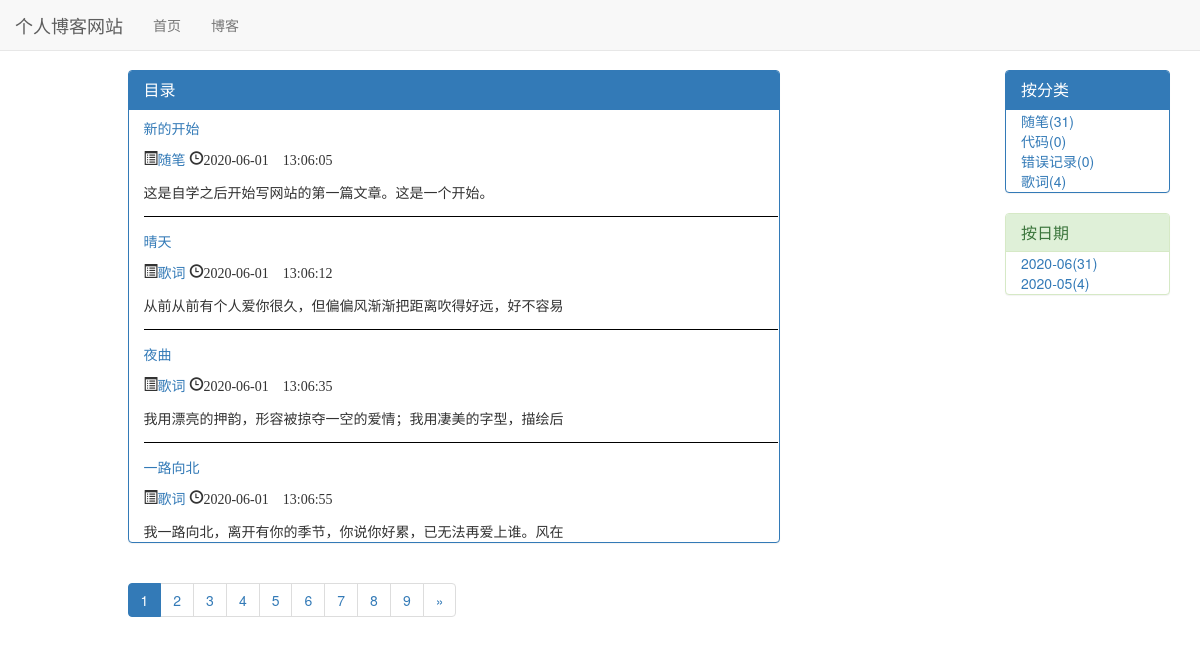
/blog/, run on an earlier commit of the app's database.
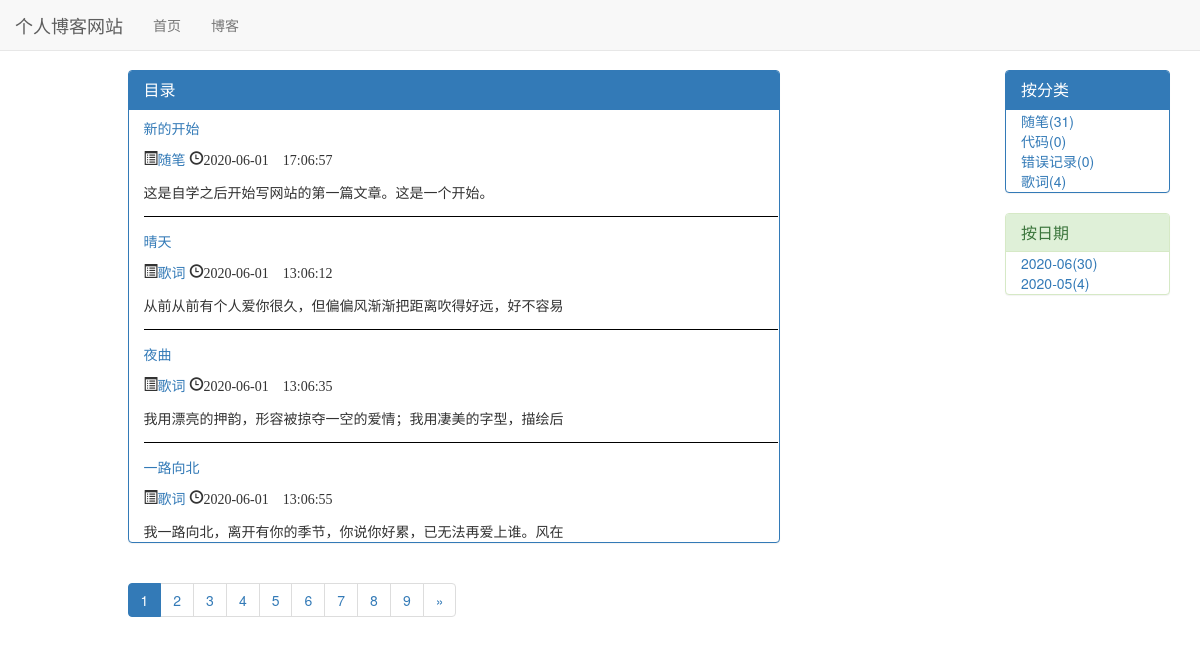
And on a later commit of the database.
### blog/models.py (models this page shows)
class Blog(models.Model):
    title = models.CharField('标题', max_length=30)
    auth = models.ForeignKey(User, verbose_name='作者', on_delete=models.CASCADE)
    blog_type = models.ForeignKey(BlogType, verbose_name='分类', on_delete=models.CASCADE)
    content = RichTextUploadingField('正文')
    created_time = models.DateTimeField('创建时间', auto_now_add=True)
    updated_time = models.DateTimeField('更新时间', auto_now=True)
    is_delete = models.BooleanField(default=False)
    def __str__(self):
        return self.title

class BlogType(models.Model):
    type_name = models.CharField('分类标签', max_length=30)
    def __str__(self):
        return self.type_name

### blog/views.py (the view)
# urls.py: path('', views.blog_list, name='blog_list'),
def blog_list(request):
    blogs = Blog.objects.filter(is_delete=False)
    context = get_common_data(request, blogs)
    return render(request, 'blog/blog_list.html', context)

### blog/views.py (called while the page is built)
def get_common_data(request, obj_list):
    paginator = Paginator(obj_list, settings.EACH_PAGE_BLOGS_NUMBER)
    page = request.GET.get('page', 1)  # 获取请求的页码数
    page_of_blog = paginator.get_page(page)
    blog_dates = Blog.objects.dates('created_time', 'month', order='DESC')
    blog_date_dict = {}
    for blog_date in blog_dates:
        blog_date_count = Blog.objects.filter(created_time__year=blog_date.year, created_time__month=blog_date.month,
                                              is_delete=False).count()
        blog_date_dict[blog_date] = blog_date_count
    context = dict()
    context['blogs'] = page_of_blog
    context['types'] = BlogType.objects.annotate(blog_count=Count('blog'))
    context['dates'] = blog_date_dict
    return context

### blog/templates/blog/blog_list.html (shortened to what this page needs)
{% extends 'blog/blog_base.html' %}
{% load static %}
{% block header_extends %}
    <link rel="stylesheet" href="{% static 'blog/blog.css' %}">
{% endblock %}
{% block left_contents %}
    <div class="panel panel-primary">
        <div class="panel-heading">
            <h3 class="panel-title">目录</h3>
        </div>
        <div class="panel-body">
            <div class="blog">
                {% for blog in blogs %}
                    <p class="title"><a href="{% url 'blog_detail' blog.pk %}">{{ blog }}</a></p>
                    <span class="glyphicon glyphicon-list-alt" aria-hidden="true"><a
                            href="{% url 'blog_with_type' blog.blog_type.pk %}">{{ blog.blog_type }}</a></span>
                    <span class="glyphicon glyphicon-time"
                          aria-hidden="true">{{ blog.updated_time|date:"Y-m-d H:m:s" }}</span>
                    <div class="blog-list-content">{{ blog.content|striptags|truncatechars:30 }}</div>
                {% endfor %}
            </div>
        </div>
    </div>
    <nav aria-label="Page navigation">
        <ul class="pagination">
            {% for page_num in blogs.paginator.page_range %}
                {% if page_num == blogs.number %}
                    <li class="active"><span>{{ page_num }}</span></li>
                {% else %}
                    <li><a href="?page={{ page_num }}">{{ page_num }}</a></li>
                {% endif %}
            {% endfor %}
            {% if blogs.number == blogs.paginator.num_pages %}
            {% else %}
                <li>
                    <a href="?page={{ blogs.next_page_number }}" aria-label="Next">
                        <span aria-hidden="true">&raquo;</span>
                    </a>
                </li>
            {% endif %}
        </ul>
    </nav>
{% endblock %}

### blog/templates/blog/blog_base.html (shortened to what this page needs)
{% extends 'base.html' %}
{% load static %}
{% block content %}
    <div class="container">
        <div class="row">
            <div class="col-md-7 col-md-offset-1 col-sm-8  col-xs-12">
                {% block left_contents %}{% endblock %}
            </div>
            <div class="col-md-2 col-md-offset-2 col-sm-2 col-sm-offset-2 hidden-xs">
                <div class="panel panel-primary">
                    <div class="panel-heading">
                        <h3 class="panel-title">按分类</h3>
                    </div>
                    <div class="panel-body">
                        {% for type in types %}
                            <div><a href="{% url 'blog_with_type' type.pk %}">{{ type }}({{ type.blog_count }})</a></div>
                        {% endfor %}
                    </div>
                </div>
                <div class="panel panel-success">
                    <div class="panel-heading">
                        <h3 class="panel-title">按日期</h3>
                    </div>
                    <div class="panel-body">
                        {% for date, blog_date_count in dates.items %}
                            <div><a href="{% url 'blog_with_date' date.year date.month %}">{{ date|date:"Y-m" }}({{ blog_date_count }})</a>
                            </div>
                        {% endfor %}
                    </div>
                </div>
            </div>
        </div>
    </div>
{% endblock %}

What changed in the data, as far as the page shows it:
changed Blog "新的开始": updated_time "2020-06-01 13:06:05" → "2020-06-01 17:06:57"
Also different on the page:
new list line: "2020-06 ( 30 )"
list line gone: "2020-06 ( 31 )"
